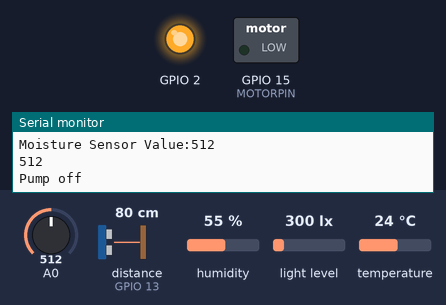
Bench run of a sketch on a simulated ESP8266 (NodeMCU). Parts: switched loads named in the sketch (green lamp = pin HIGH), output pins drawn as LEDs (lit = HIGH, except the on-board LED, lit = LOW), the last lines printed to the serial monitor. Wiring (inferred from the names in the program): ultrasonic range finder: trigger GPIO 12; echo GPIO 13. The test bench sets the inputs (shaded band); at power-on: A0 = 512, distance to the obstacle (sensor on GPIO 13) 80 cm, humidity 55 %, light level 300 lx, temperature 24 °C. The echo pulse lasts 58.3 µs per cm; WiFi joins after 1.5 s; servers stay silent unless stated; uploads are accepted with an empty reply; pins used as bus, display or sensor lines are not drawn.

Above: at 1.8 s.
1.9 s: A0 set to 582
12.9 s: A0 set to 616
At 20.7 s:
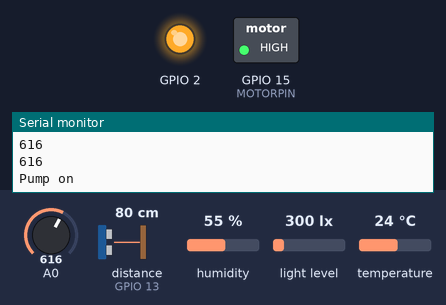
31.8 s: A0 set to 610
Timing chart, 0 to 41.2 s (numbered marks = the images above; inputs shaded):
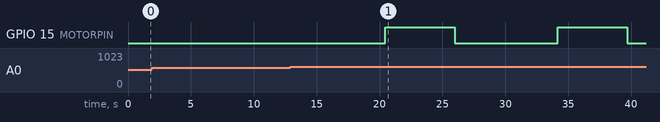

The sketch:

MoistureSensorRiho.ino
```cpp
/*
 # Example code for the moisture sensor
 # Connect the sensor to the A0 (Analog 0) pin on the Arduino board
 # the sensor value description
 # 0 ~300 dry soil
 # 300~700 humid soil
 # 700~950 in water
*/
/*
PINTOUT:
DHT22 1.juhe=Toide 2.juhe=D5 4.juhe=Ground+++
LUX andur VCC=Toide GND=Ground SCL=D1 SDA=D2+++
Moisture Sensor VCC=Toide A0 GND
Kaugus D6 = TRIGGER D7 = ECHO
Mootor D8
*/

/*
********************************************
14CORE ULTRASONIC DISTANCE SENSOR CODE TEST
********************************************
*/
#include <Wire.h>
#include <ESP8266WiFi.h>
#include <ESP8266WiFiMulti.h>
#include <ESP8266HTTPClient.h>
#include <Adafruit_Sensor.h>
#include <Adafruit_TSL2561_U.h>
#include "DHT.h"
#define DHTPIN 14
#define DHTTYPE DHT22
DHT dht(DHTPIN, DHTTYPE);
Adafruit_TSL2561_Unified tsl = Adafruit_TSL2561_Unified(TSL2561_ADDR_FLOAT, 12345);
ESP8266WiFiMulti WiFiMulti;
#define USE_SERIAL Serial
#define TRIGGER 12
#define ECHO    13
#define MOTORPIN 15


void setup(){
 Serial.begin(115200);
 pinMode(MOTORPIN, OUTPUT);/*This is D8 on the NODEMCU*/
 pinMode(TRIGGER, OUTPUT);
 pinMode(ECHO, INPUT);
 pinMode(BUILTIN_LED, OUTPUT);
 dht.begin();
 /* Initialise the sensor */
 tsl.enableAutoRange(true);
 tsl.setIntegrationTime(TSL2561_INTEGRATIONTIME_13MS);
 WiFi.mode(WIFI_STA);
 WiFiMulti.addAP("TLU", "");
}

void loop(){

//------------------------Ultrasonic-----------------------------------------------------------
 long duration, distance;

  digitalWrite(TRIGGER, LOW);
  delayMicroseconds(2);

  digitalWrite(TRIGGER, HIGH);
  delayMicroseconds(10);

  digitalWrite(TRIGGER, LOW);
  duration = pulseIn(ECHO, HIGH);
  delay(500);
  distance = (duration/2) / 29.1;
  distance = 35-distance;

  Serial.print(distance);
  Serial.println("Centimeter:");

//------------------------Moisture and motor-----------------------------------------------------------
 delay(500);//1800000
 Serial.print("Moisture Sensor Value:");
 Serial.println(analogRead(0));
 int Data = analogRead(0);
 Serial.println(Data);
 delay(500);
 if (Data>600){
    Serial.println(Data);
    Serial.println("Pump on");
    digitalWrite(MOTORPIN, HIGH);
    delay(5000);
 }else{
    Serial.println("Pump off");
    digitalWrite(MOTORPIN, LOW);

 }
 delay(500);
 digitalWrite(MOTORPIN, LOW);

//-----------------Light and DHT22------------------------
// Get a new sensor event
  sensors_event_t event;
  tsl.getEvent(&event);

// Display the results (light is measured in lux)
float light_level = event.light;
  if (event.light)
  {

    Serial.print(event.light);
    Serial.println(" lux");
  }
  else
  {
    Serial.println("Sensor overload");
  }
  // Wait a few seconds between measurements.
    delay(3000);
  float h = dht.readHumidity();
  // Read temperature as Celsius (the default)
  float t = dht.readTemperature();
  delay(500);

  //h,t,light_level,distance,Data
  /*
  float h = 500;//Humidity of air
  float t = 500; //Temperature
  float light_level = 500;
  */
  //float Data=500;//Humidity of soil

  //float distance=50;

if((WiFiMulti.run() == WL_CONNECTED)) {

        HTTPClient http;

        USE_SERIAL.print("[HTTP] begin...\n");
        // configure traged server and url
        //http.begin("https://192.168.1.12/test.html", "7a 9c f4 db 40 d3 62 5a 6e 21 bc 5c cc 66 c8 3e a1 45 59 38"); //HTTPS
        //String address = "http://sisekliima.000webhostapp.com/write_data.php?value=";
        //String result = address + boost::lexical_cast<std::string>(lux);
        http.begin("http://internetofasjad.000webhostapp.com/write_data.php?temperatuur="+String(t)+"&niiskus="+String(h)+"&valgus="+String(light_level)+"&pNiiskus="+String(Data)+"&taimeKorgus="+String(distance)); //HTTP

        USE_SERIAL.print("[HTTP] GET...\n");
        // start connection and send HTTP header
        //http.addHeader("Content-Type", "application/x-www-form-urlencoded");
        int httpCode = http.GET();

        // httpCode will be negative on error
        if(httpCode > 0) {
            // HTTP header has been send and Server response header has been handled
            USE_SERIAL.printf("[HTTP] GET... code: %d\n", httpCode);

            // file found at server
            if(httpCode == HTTP_CODE_OK) {
                String payload = http.getString();
                USE_SERIAL.println(payload);
            }
        } else {
            USE_SERIAL.printf("[HTTP] GET... failed, error: %s\n", http.errorToString(httpCode).c_str());
        }

        http.end();
    }
    delay(3000);
}
```

Measured:
- the behaviour switches between 600 and 601 on A0 (found by bisection; images 0 and 1)
- after the input at 12.9 s, GPIO 15 (MOTORPIN): LOW → HIGH after 7.6 s, → LOW 5.5 s later
